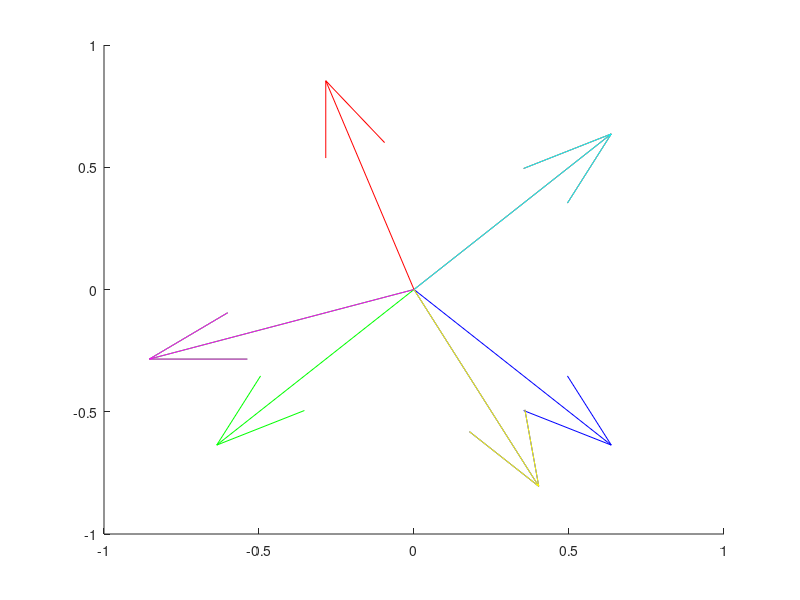

Source code (MATLAB): (Note: this script raises an error after producing the figure.)
clc
clear all
close all

P1 = [1;1];
P2 = [-1;3];
P3 = [-3;-1];
P4 = [-2;-2];
P5 = [1;-2];
P6 = [2;-2];

Pp1 = [0;2];
Pp2 = [3;-3];

P = [P1 P2 P3 P4 P5 P6];
% Numero Elementos y Numero Patrones
[NE,NP] = size(P);

% Familias
F1 = P1;
F2 = P3;
F3 = P5;

W = [F1 F2 F3];

% scatter(P(1,:), P(2,:), 'fill')
% xlim([-4 4])
% ylim([-4 4])

for epocas = 1:100
    epocas
    for j = 1:NP
        hold on
        cla
        % Plotting the original patterns
        color = 'rrggbb';
        for i = 1:NP
            P(:,i) = P(:,i)/norm(P(:,i));
            quiver(0,0,P(1,i),P(2,i), color(i))
        end
        % Plotting the learned points
        color = 'cmy';
        for i = 1:3
            W(:,i) = W(:,i)/norm(W(:,i));
            quiver(0,0,W(1,i),W(2,i), color(i))
        end
        % Using the compet neurone
        a = compet(W'*P(:,j));
        W = W+(0.05*a*P(:,j)')';
        grid
        axis([-2 2 -2 2])
        drawnow
    end
    hold off
end